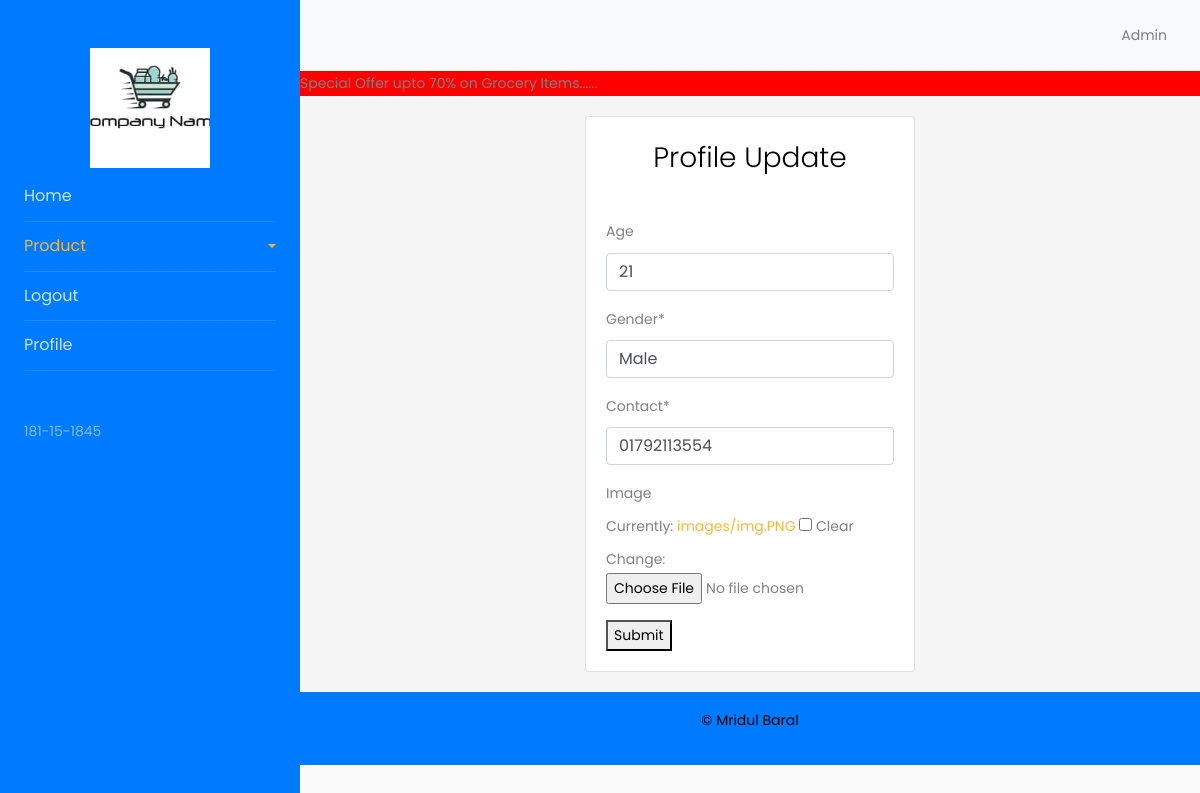
The app's page /profileedit (signed in) with its own data.
### mainapp/models.py (models this page shows)
class UserProfile (models.Model):
    TYPE=(
        ('Male','Male'),
        ('Female','Female'),
        ('Transgender','Transgender')
        )
    user = models.OneToOneField(User, on_delete=models.CASCADE,null=True)
    age = models.IntegerField(null=True, blank=True)
    gender = models.CharField(max_length=100, choices=TYPE,default=None)
    contact = models.CharField(max_length=15)
    image = models.ImageField(upload_to='images', default=None, null = True, blank= True)

### mainapp/views.py (the view)
# urls.py: path('profileedit', views.profileedit, name="profileedit"),
def profileedit(request):
    try:
        instance = UserProfile.objects.get(user = request.user)
    except UserProfile.DoesNotExist:
        instance = None
    if request.method == "POST":
        if instance:
            form = userProfile(request.POST, request.FILES, instance = instance)
        else:
            form = userProfile(request.POST, request.FILES)
        if form.is_valid():
            obj = form.save(commit = False)
            obj.user = request.user
            obj.save()
            obj.save_m2m()
            return redirect('profile')
    else:
        form = userProfileForm(instance=instance)
    context = {
        'form' : form
    }
    return render(request, 'profileCreate.html', context)

### mainapp/forms.py
class userProfileForm(forms.ModelForm):
    class Meta:
        model = UserProfile
        exclude = ('user',)

### mainapp/templates/profileCreate.html (shortened to what this page needs)
{% extends 'base.html' %}
{% load static %}
{% block content %}
{% load crispy_forms_tags %}
        <div class="global-container">
          <div class="card login-form">
          <div class="card-body">
            <h3 class="card-title text-center">Profile Update</h3>
            <div class="card-text">
              <form method="POST">
                {{form|crispy}}
                <button class="site-button m-r5 button-lg">Submit</button>
              </form>
            </div>
          </div>
        </div>
        </div>
        {% endblock %}

### records on screen
UserProfile: age "21", gender "Male", contact "01792113554"
